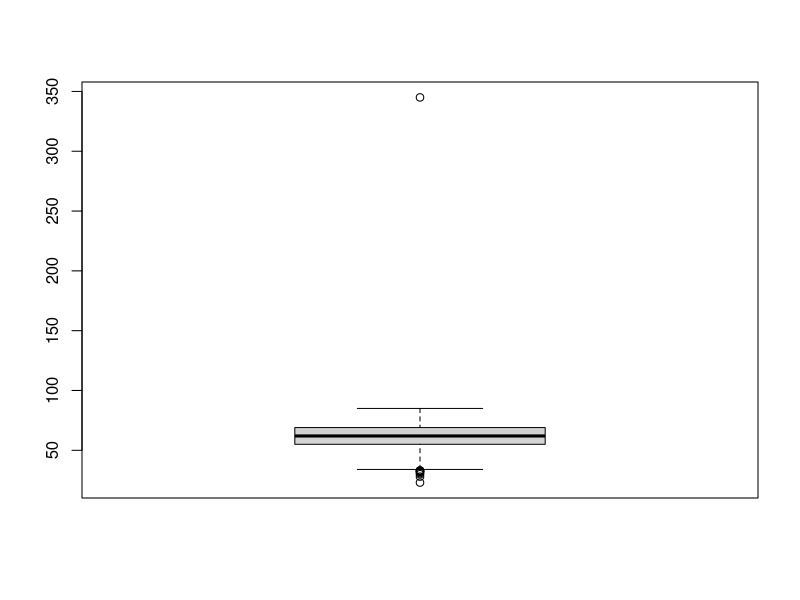
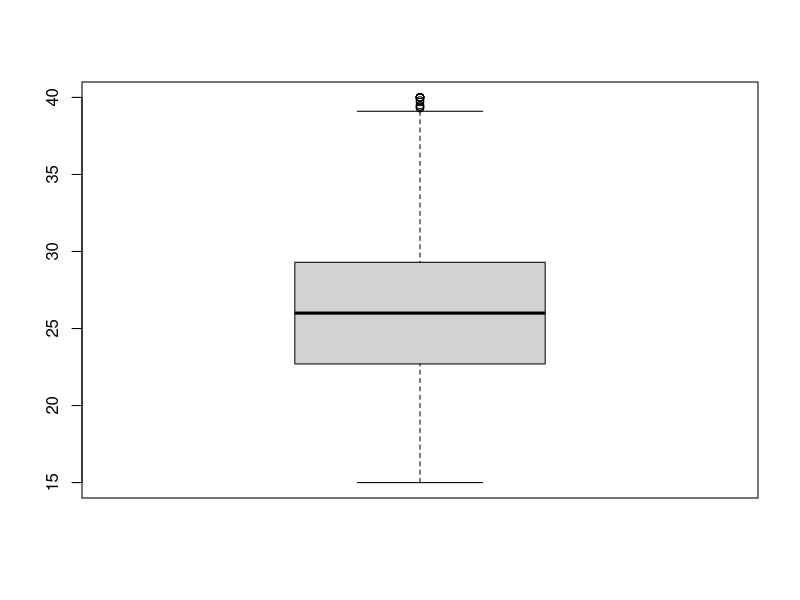
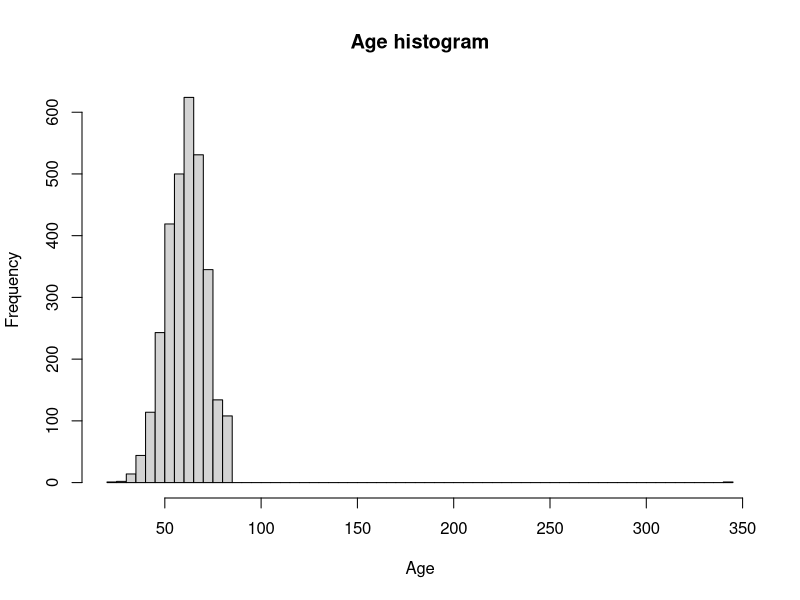
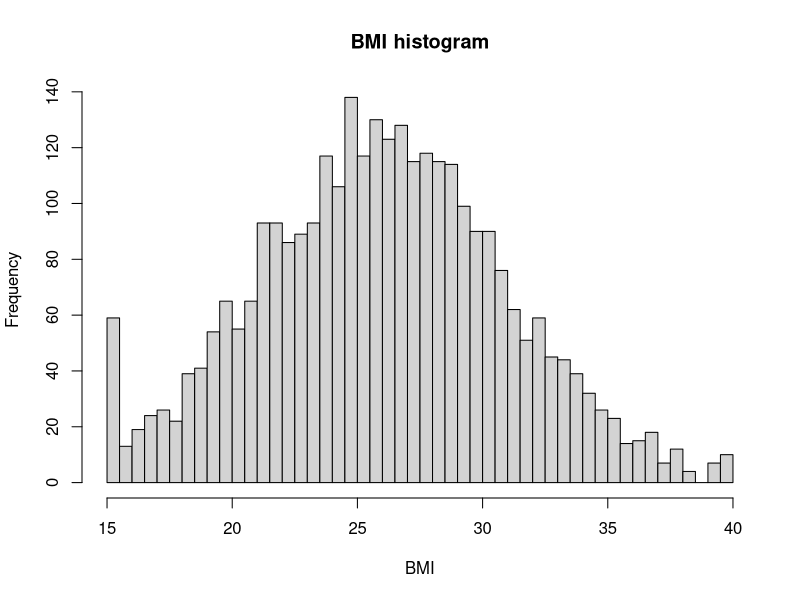
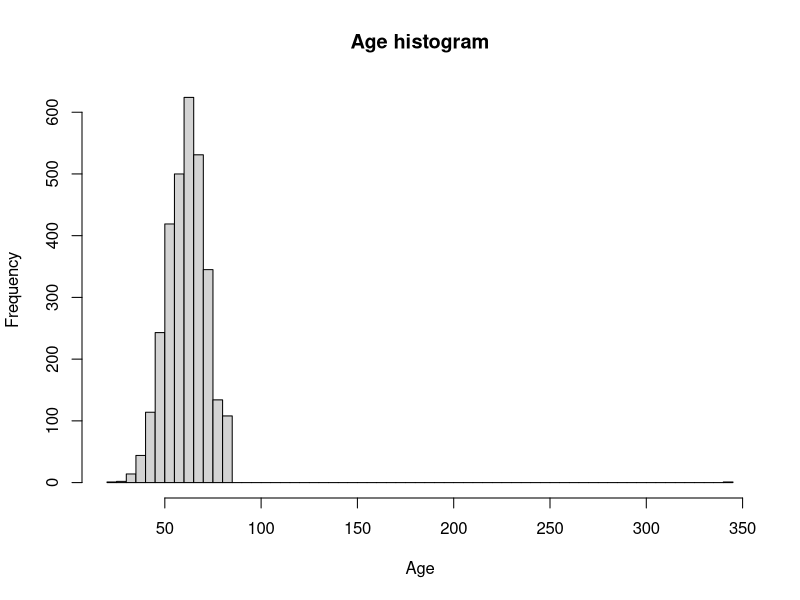
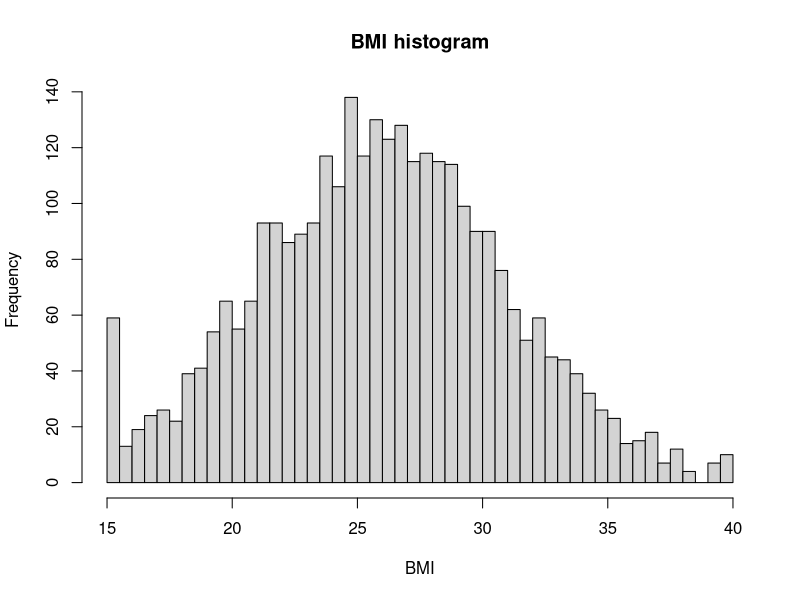

Here is the R script that generated these plots, in order: (Note: this script raises an error after producing the figures.)
library(tidyverse)
library(dplyr)
library(ggplot2)
library(skimr)
library(lubridate)
library(writexl)
# Load the raw data 
cohort_data <- read.csv("data/raw/cohort-data.csv")

# Inspect high level data characteristics using summary, str, and skim functions
summary(cohort_data)
str(cohort_data)
skim(cohort_data)
head(cohort_data)

# Already we can see some issues such an impossible age entry '345', inconsistent header names and date reporting
# Will check through all data quality indicators step by step
###------------------------------------------------------------------------------
# (Check - 1) Analyzable 
# - Data organized in predictable structure
# - First row has variable names (headers of columns)
# - All other rows contain data values (one observation per row)
# - At least one column has a unique identifier (for each row)
# - There is no usage of symbols, colours, or formatting to convey meaning
# - No combination of information in single cells


# There are 8 columns in the cohort-data, which matched the expected columns in the data dictionary
# The names of some column headers are inconsistent and need fixing, will fix as per data dictionary
# There seem to be 3080 IDs but 3088 rows which suggests some duplication

cohort_data <- cohort_data %>% 
  rename(age = Age,
         sex = SEX..1.MALE.,
         smoking_status = SMOKE,
         follow_up_date = DATE_losstofollowup,
         entry_date = entrydate)


# Checking for duplicates in the unique identifier column
nrow(cohort_data) == length(unique(cohort_data$ID))

# FALSE, indicates clearly that there are some duplicate rows

# Observe which rows are duplicated
cohort_data %>%
  group_by(ID) %>%
  filter(n() > 1) %>%        # keep only duplicate IDs
  arrange(ID, entry_date) %>% # order by ID and optionally by date
  ungroup() 

# Exact duplicates removed as they are likely to be data entry errors - this reduced the number of observations
# from 3088 to 3080

cohort_data <- cohort_data %>% 
  distinct()
# Confirming no more duplicates persist, should give us TRUE
nrow(cohort_data) == length(unique(cohort_data$ID))

# There are no cells with combined information

###-----------------------------------------------------------------------------
# (Check-2) Interpretable
# - Each variable name must be unique.
# - Names must not contain spaces or special characters, with the exception of underscores (_). Avoid periods (.) or hyphens (-).
# - Names must not begin with a number.
# - Names should not exceed 32 characters.
# - Names should be meaningful and descriptive.
# - Capitalization and delimiters should be applied consistently throughout.
# - When variable names follow a structured order, apply it consistently (e.g., avoid mixing phq9_item1 and item2_phq9).

# All variable names pass check 2 after renaming in the earlier section.

###-----------------------------------------------------------------------------
# (Check - 3) Complete
# - No missing cases
# - No duplicate cases
# - Unless in long format, number of rows in dataset must match expected sample size
# - Number of columns in the dataset should total intended number
# - Cross check data with data dictionary to confirm that no expected columns are missing

# Duplicate cases (exact duplicates of full rows) have been removed already

# Checking if there are missing values in any of the columns for any observation
colSums(is.na(cohort_data) | (cohort_data == "" & !sapply(cohort_data, is.numeric)))
# No missing values found

# No expected columns are missing, crosschecked with data dictionary
# No information on the sample size expected, so unable to validate that part

###-----------------------------------------------------------------------------

# # (Check - 4) - Valid
# - Variable types align with expectations (e.g., numeric, character, date)
# - Variable values and ranges match plan / expectation (e.g., 1–5 for Likert scales)
# - Item-level missingness follows universe rules and skip patterns

# ID is as integer which is okay and ranges from 1 to 3080
# Age is as integer but we know there are some definite outliers like 345, so visualize and flag this as problematic
# and change age to numeric as per data dictionary
boxplot(cohort_data$age)
# We can flag this observation in the flag column
cohort_data <- cohort_data %>% 
  mutate(age_flag = ifelse(age < 0 | age > 120, 
                       "outlier age", NA_character_))
cohort_data$age <- as.numeric(cohort_data$age)

# Sex should be changed to Male and Female as per data dictionary instead of 0 and 1, however there is no available information
# on the coding, so leaving it as is but changing it to a factor
cohort_data$sex <- factor(cohort_data$sex)
table(cohort_data$sex)

# BMI is numeric and ranges from 15 to 40 which is plausible
boxplot(cohort_data$bmi) 

# Socioeconomic data - checking how the entries are made and converting to factor
unique(cohort_data$socioeconomic_status)
cohort_data$socioeconomic_status <- factor(cohort_data$socioeconomic_status,
                                           levels = c("Low", "Medium", "High"))

# Smoke data - checking how the entries are made and converting to factor

unique(cohort_data$smoking_status) # we can see that there are inconsistencies in capitalization
cohort_data <- cohort_data %>% 
  mutate(smoking_status = recode(smoking_status,
                        "former" = "Former",
                        "never" = "Never",
                        "current" = "Current")) 
cohort_data$smoking_status <- factor(cohort_data$smoking_status,
                            levels = c("Never", "Former", "Current"))

# Dates are very inconsistent - some seem to be coded as MM/DD/YYYY (based on the fact that months cannot exceed 12)
# However that does not guarantee all values where days is between 1- 12 is also coded as MM/DD/YYYY - we can flag this and check with the data entry system
# if indeed all have been entered as MM/DD/YYYY (if a slash is included at all in the date). Other strings cannot be safely converted as there is no documentation on what they represent.

cohort_data$clean_entry_date <- as.Date(NA)

# Find rows that contain a slash (MM/DD/YYYY)
slash_rows <- grep("/", cohort_data$entry_date)

# Convert only those rows to Date
cohort_data$clean_entry_date[slash_rows] <- as.Date(
  cohort_data$entry_date[slash_rows],
  format = "%m/%d/%Y"
)

# Similarly for date of loss to follow up

cohort_data$clean_follow <- as.Date(NA)

# Find rows that contain a slash (MM/DD/YYYY)
slash_rows_follow <- grep("/", cohort_data$follow_up_date)
# Convert only those rows to Date
cohort_data$clean_follow[slash_rows_follow] <- as.Date(
  cohort_data$follow_up_date[slash_rows_follow],
  format = "%m/%d/%Y"
)

# Flagging unclear dates in the date_flag column, renaming clean date columns 
# with appropriate name and replacing original unformatted date columns
cohort_data <- cohort_data %>%
  mutate(
    date_flag = ifelse(is.na(clean_entry_date) | is.na(clean_follow), "dates unclear", NA),
    entry_date = clean_entry_date,
    follow_up_date = clean_follow
  ) %>%
  select(-clean_entry_date, -clean_follow)


###-----------------------------------------------------------------------------

# (Check-5) Accurate
# - Data adhere to expectations based on implicit knowledge
# - Cross check related variables for consistency
# 
# (Check-6) Consistent
# - Variables are consistently measured, formatted, or categorized within a column
# - If same variables are collected across multiple data sources, it should be measured and formatted identically 
# 
# (Check-77) De-identified
# - No direct identifiers in data
# - Assess and minimise indirect identifiers as needed

# Related variables of entry date and loss to follow up date were crosschecked to ensure chronological order
cohort_data %>%
  filter(!is.na(entry_date) & !is.na(follow_up_date) & follow_up_date < entry_date)
# Zero here ensures chronological order is maintained

# Confirming all data types are as needed per column across all columns
str(cohort_data)

# No direct de-identifiers are identified in the data 

# To check if there are any small group sizes

table(
  cohort_data$sex,
  cohort_data$socioeconomic_status,
  cohort_data$smoking_status
)

# for continuous variables - age and bmi boxplots did not identify a single outlier except 345 years age which is flagged, 
# other outlier values are clustered and therefore less 
hist(cohort_data$age, breaks = 50, main = "Age histogram", xlab = "Age")
hist(cohort_data$bmi, breaks = 50, main = "BMI histogram", xlab = "BMI")

# Age histogram with counts
age_hist <- hist(cohort_data$age, breaks = 50, main = "Age histogram", xlab = "Age")
data.frame(
  bin_start = age_hist$breaks[-length(age_hist$breaks)],
  bin_end   = age_hist$breaks[-1],
  count     = age_hist$counts
)

# Note there are no small counts in categories over 40 years which will be the included data in the final dataset

# BMI histogram with counts
bmi_hist <- hist(cohort_data$bmi, breaks = 50, main = "BMI histogram", xlab = "BMI")
data.frame(
  bin_start = bmi_hist$breaks[-length(bmi_hist$breaks)],
  bin_end   = bmi_hist$breaks[-1],
  count     = bmi_hist$counts
)

# There are no very small counts in BMI categories

# Now applying the inclusion exclusion criteria for cohort data (as applicable to this portion of the data)
# entry_date must be between January 1st 2005 and December 31st 2010
# patients must be 40 years or older at index date

selected_cohort_data <- cohort_data %>%
  filter(
    entry_date >= as.Date("2005-01-01") & entry_date <= as.Date("2010-12-31"))

# Applying index date period criteria reduces number of eligible observations (participants) to 646

selected_cohort_data <- selected_cohort_data %>% 
  filter(age >= 40)

# Applying age criteria then reduces number of eligible participants to 640

all(is.na(selected_cohort_data$age_flag))
all(is.na(selected_cohort_data$date_flag))
# there are no entries in age or date flag for the selected cohort data so we will remove these columns

selected_cohort_data <- selected_cohort_data %>% 
  select(-age_flag,-date_flag)


write_xlsx(selected_cohort_data, "outputs/selected_cohort_data.xlsx")
